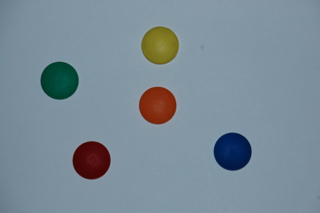
#> input picture graphics/Farbpunkte.jpg, 320 x 213 px, found by its file name
$ python Versuch5lsg.py
#> lines starting #> are read from the running program, lines starting #| are printed output that depends on the picture; after the words box and inside, x2 and y2 are one past the last pixel; in counts of white or black regions, pixels touching at a corner belong together
#> further down, image is the input picture: shape (213, 320, 3); mean B, G, R 151, 139.5, 122.9
import numpy as np
import cv2

def run(image, result,settings=(2,50)):
#> called with settings = (2, 50)
    if(len(image.shape)!=3):
            print("Nur für Farbbilder")
            return
    height, width, *_ = image.shape[:]  # image height and width
#> height = 213; width = 320

    svm = cv2.ml.SVM_create()
    svm.setKernel(cv2.ml.SVM_LINEAR)
    #svm.setKernel(cv2.ml.SVM_RBF)
    svm.setType(cv2.ml.SVM_C_SVC)
    svm.setC(settings[0]/10+0.1)
    svm.setGamma(settings[0]/10.0+0.1)

    rows=np.array(image[80,59],dtype=np.float32)
#> rows = [61, 77, 0]
    rows = np.vstack((rows,np.array(image[80,42],dtype=np.float32)))
#> rows = [[61, 77, 0], [43, 58, 0]]
    rows = np.vstack((rows,np.array(image[46,160],dtype=np.float32)))
#> rows = [[61, 77, 0], [43, 58, 0], [60, 134, 140]]
    rows = np.vstack((rows,np.array(image[46,143],dtype=np.float32)))
#> rows = [[61, 77, 0], [43, 58, 0], [60, 134, 140], [25, 104, 107]]
    rows = np.vstack((rows,np.array(image[53,139],dtype=np.float32)))
#> rows = [[61, 77, 0], [43, 58, 0], [60, 134, 140], [25, 104, 107], [163, 154, 134]]
    rows = np.vstack((rows,np.array(image[202,13],dtype=np.float32)))
#> rows = [[61, 77, 0], [43, 58, 0], [60, 134, 140], [25, 104, 107], [163, 154, 134], [147, 133, 114]]
    rows = np.vstack((rows,np.array(image[107,156],dtype=np.float32)))
#> rows = [[61, 77, 0], [43, 58, 0], [60, 134, 140], [25, 104, 107], [163, 154, 134], [147, 133, 114], [28, 54, 138]]
    rows = np.vstack((rows,np.array(image[118,146],dtype=np.float32)))
#> rows = [[61, 77, 0], [43, 58, 0], [60, 134, 140], [25, 104, 107], [163, 154, 134], [147, 133, 114], [28, 54, 138], [10, 30, 118]]
    rows = np.vstack((rows,np.array(image[151,232],dtype=np.float32)))
#> rows = [[61, 77, 0], [43, 58, 0], [60, 134, 140], [25, 104, 107], [163, 154, 134], [147, 133, 114], [28, 54, 138], [10, 30, 118], [88, 34, 1]]
    rows = np.vstack((rows,np.array(image[159,216],dtype=np.float32)))
#> rows = [[61, 77, 0], [43, 58, 0], [60, 134, 140], [25, 104, 107], [163, 154, 134], [147, 133, 114], [28, 54, 138], [10, 30, 118], [88, 34, 1], [69, 28, 3]]
    rows = np.vstack((rows,np.array(image[159,90],dtype=np.float32)))
#> rows = [[61, 77, 0], [43, 58, 0], [60, 134, 140], [25, 104, 107], [163, 154, 134], [147, 133, 114], [28, 54, 138], [10, 30, 118], [88, 34, 1], [69, 28, 3], [17, 16, 84]]
    rows = np.vstack((rows,np.array(image[159,106],dtype=np.float32)))
#> rows = [[61, 77, 0], [43, 58, 0], [60, 134, 140], [25, 104, 107], [163, 154, 134], [147, 133, 114], [28, 54, 138], [10, 30, 118], [88, 34, 1], [69, 28, 3], [17, 16, 84], [7, 6, 70]]
    rows = np.vstack((rows,np.array(image[155,73],dtype=np.float32)))
#> rows = 13 rows, first 8: [61, 77, 0], [43, 58, 0], [60, 134, 140], [25, 104, 107], [163, 154, 134], [147, 133, 114], [28, 54, 138], [10, 30, 118]
    rows = np.vstack((rows,np.array(image[105,176],dtype=np.float32)))
#> rows = 14 rows, first 8: [61, 77, 0], [43, 58, 0], [60, 134, 140], [25, 104, 107], [163, 154, 134], [147, 133, 114], [28, 54, 138], [10, 30, 118]

    train = rows
#> train has the same summary as rows
    response= np.array([0,0,1,1,2,2,3,3,4,4,5,5,2,2]).astype(int)

    svm.train(train, cv2.ml.ROW_SAMPLE, response)

    erg = svm.predict(image.reshape(height*width,3).astype(np.float32))
    erg= erg[1].reshape(height,width).astype(np.int8)
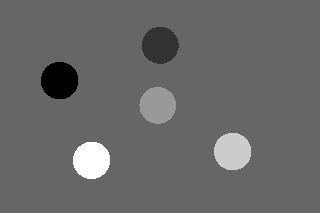
#> erg: shape (213, 320) int8; min 0, max 5, mean 2.05; drawn with min black and max white
    ergColor=np.zeros((height,width,3)).astype(np.uint8)
    ergColor[erg==0]=image[80,59]
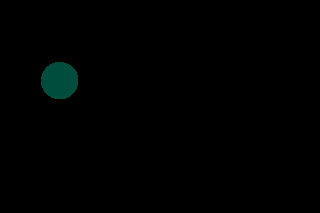
#> ergColor: shape (213, 320, 3); mean B, G, R 1, 1.2, 0
    ergColor[erg==1]=image[46,160]
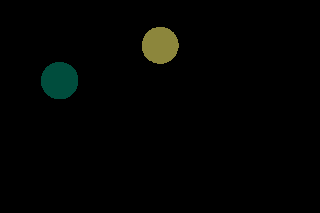
#> ergColor: shape (213, 320, 3); 1.57% of pixels changed, all inside (x1, y1, x2, y2) = (142, 27, 179, 64)
    ergColor[erg==2]=image[53,139]
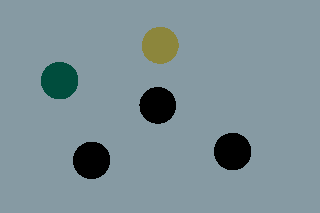
#> ergColor: shape (213, 320, 3); mean B, G, R 151.9, 145.1, 125.5
    ergColor[erg==3]=image[107,156]
    ergColor[erg==4]=image[159,216]
    ergColor[erg==5]=image[159,90]
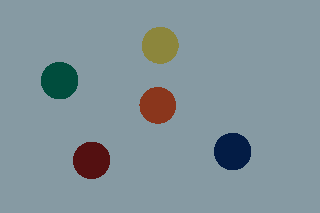
#> ergColor: shape (213, 320, 3); mean B, G, R 153.8, 146.6, 129.1
    ergColor=cv2.resize(ergColor,None,None,3,3,cv2.INTER_NEAREST)
#> ergColor: shape (639, 960, 3)

    erg = erg.reshape(height,width)/5.01

    result.append({"name":"Test1","data":erg})
    result.append({"name":"Test2","data":ergColor})


if __name__ == '__main__':
    image=cv2.imread("Images\Farbpunkte.jpg")
    result=[]
    run(image,result)
    for ele in result:
        cv2.imshow(ele["name"],ele["data"])
    cv2.waitKey(0)
    cv2.destroyAllWindows()
